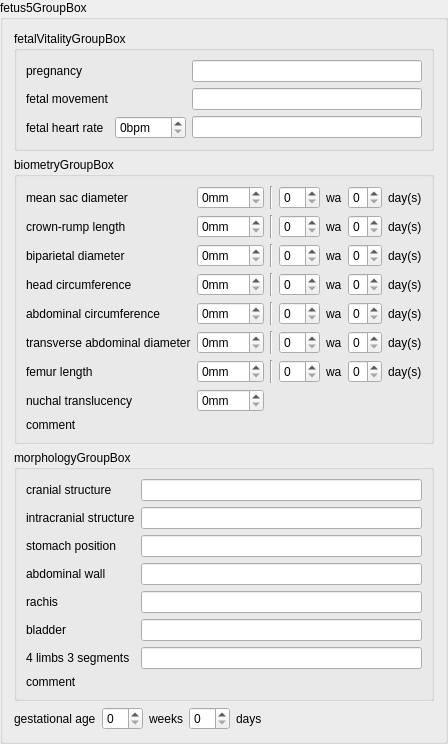
    <widget class="QGroupBox" name="fetus5GroupBox">
     <property name="enabled">
      <bool>true</bool>
     </property>
     <property name="title">
      <string>fetus5GroupBox</string>
     </property>
     <property name="flat">
      <bool>false</bool>
     </property>
     <layout class="QVBoxLayout" name="verticalLayout_26">
      <item>
       <widget class="QGroupBox" name="fetus5FetalVitalityGroupBox">
        <property name="title">
         <string>fetalVitalityGroupBox</string>
        </property>
        <layout class="QGridLayout" name="gridLayout_18">
         <item row="0" column="0">
          <widget class="QLabel" name="fetus5PregnancyLabel">
           <property name="text">
            <string>pregnancy</string>
           </property>
          </widget>
         </item>
         <item row="0" column="1">
          <layout class="QHBoxLayout" name="fetus5PregnancyRadioLayout"/>
         </item>
         <item row="0" column="2">
          <widget class="QLineEdit" name="fetus5PregnancyLineEdit"/>
         </item>
         <item row="1" column="0">
          <widget class="QLabel" name="fetus5FetalMovementLabel">
           <property name="text">
            <string>fetal movement</string>
           </property>
          </widget>
         </item>
         <item row="1" column="1">
          <layout class="QHBoxLayout" name="fetus5FetalMovementRadioLayout"/>
         </item>
         <item row="1" column="2">
          <widget class="QLineEdit" name="fetus5FetalMovementLineEdit"/>
         </item>
         <item row="2" column="0">
          <widget class="QLabel" name="fetus5FhrLabel">
           <property name="text">
            <string>fetal heart rate</string>
           </property>
          </widget>
         </item>
         <item row="2" column="1">
          <widget class="QSpinBox" name="fetus5FhrSpinBox">
           <property name="suffix">
            <string>bpm</string>
           </property>
           <property name="maximum">
            <number>999</number>
           </property>
          </widget>
         </item>
         <item row="2" column="2">
          <widget class="QLineEdit" name="fetus5FhrLineEdit"/>
         </item>
        </layout>
       </widget>
      </item>
      <item>
       <widget class="QGroupBox" name="fetus5BiometryGroupBox">
        <property name="title">
         <string>biometryGroupBox</string>
        </property>
        <layout class="QVBoxLayout" name="verticalLayout_27">
         <item>
          <layout class="QGridLayout" name="gridLayout_19">
           <item row="0" column="0">
            <widget class="QLabel" name="fetus5MeanSacDiameterLabel">
             <property name="text">
              <string>mean sac diameter</string>
             </property>
            </widget>
           </item>
           <item row="0" column="1">
            <widget class="QSpinBox" name="fetus5MeanSacDiameterSpinBox">
             <property name="suffix">
              <string>mm</string>
             </property>
             <property name="maximum">
              <number>999</number>
             </property>
            </widget>
           </item>
           <item row="0" column="2">
            <widget class="Line" name="line_31">
             <property name="orientation">
              <enum>Qt::Vertical</enum>
             </property>
            </widget>
           </item>
           <item row="0" column="3">
            <widget class="QSpinBox" name="fetus5MeanSacDiameterWeekSpinBox"/>
           </item>
           <item row="0" column="4">
            <widget class="QLabel" name="fetus5MeanSacDiameterWeekLabel">
             <property name="text">
              <string>wa</string>
             </property>
            </widget>
           </item>
           <item row="0" column="5">
            <widget class="QSpinBox" name="fetus5MeanSacDiameterDaySpinBox">
             <property name="maximum">
              <number>6</number>
             </property>
            </widget>
           </item>
           <item row="0" column="6">
            <widget class="QLabel" name="fetus5MeanSacDiameterDayLabel">
             <property name="text">
              <string>day(s)</string>
             </property>
            </widget>
           </item>
           <item row="1" column="0">
            <widget class="QLabel" name="fetus5CRLLabel">
             <property name="text">
              <string>crown-rump length</string>
             </property>
            </widget>
           </item>
           <item row="1" column="1">
            <widget class="QSpinBox" name="fetus5CRLSpinBox">
             <property name="suffix">
              <string>mm</string>
             </property>
             <property name="maximum">
              <number>999</number>
             </property>
            </widget>
           </item>
           <item row="1" column="2">
            <widget class="Line" name="line_32">
             <property name="orientation">
              <enum>Qt::Vertical</enum>
             </property>
            </widget>
           </item>
           <item row="1" column="3">
            <widget class="QSpinBox" name="fetus5CRLWeekSpinBox"/>
           </item>
           <item row="1" column="4">
            <widget class="QLabel" name="fetus5CRLWeekLabel">
             <property name="text">
              <string>wa</string>
             </property>
            </widget>
           </item>
           <item row="1" column="5">
            <widget class="QSpinBox" name="fetus5CRLDaySpinBox">
             <property name="maximum">
              <number>6</number>
             </property>
            </widget>
           </item>
           <item row="1" column="6">
            <widget class="QLabel" name="fetus5CRLDayLabel">
             <property name="text">
              <string>day(s)</string>
             </property>
            </widget>
           </item>
           <item row="2" column="0">
            <widget class="QLabel" name="fetus5BPDLabel">
             <property name="text">
              <string>biparietal diameter</string>
             </property>
            </widget>
           </item>
           <item row="2" column="1">
            <widget class="QSpinBox" name="fetus5BPDSpinBox">
             <property name="suffix">
              <string>mm</string>
             </property>
             <property name="maximum">
              <number>999</number>
             </property>
            </widget>
           </item>
           <item row="2" column="2">
            <widget class="Line" name="line_33">
             <property name="orientation">
              <enum>Qt::Vertical</enum>
             </property>
            </widget>
           </item>
           <item row="2" column="3">
            <widget class="QSpinBox" name="fetus5BPDWeekSpinBox"/>
           </item>
           <item row="2" column="4">
            <widget class="QLabel" name="fetus5BPDWeekLabel">
             <property name="text">
              <string>wa</string>
             </property>
            </widget>
           </item>
           <item row="2" column="5">
            <widget class="QSpinBox" name="fetus5BPDDaySpinBox">
             <property name="maximum">
              <number>6</number>
             </property>
            </widget>
           </item>
           <item row="2" column="6">
            <widget class="QLabel" name="label_10">
             <property name="text">
              <string>day(s)</string>
             </property>
            </widget>
           </item>
           <item row="3" column="0">
            <widget class="QLabel" name="fetus5HeadCircumferenceLabel">
             <property name="text">
              <string>head circumference</string>
             </property>
            </widget>
           </item>
           <item row="3" column="1">
            <widget class="QSpinBox" name="fetus5HeadCircumferenceSpinBox">
             <property name="suffix">
              <string>mm</string>
             </property>
             <property name="maximum">
              <number>999</number>
             </property>
            </widget>
           </item>
           <item row="3" column="2">
            <widget class="Line" name="line_34">
             <property name="orientation">
              <enum>Qt::Vertical</enum>
             </property>
            </widget>
           </item>
           <item row="3" column="3">
            <widget class="QSpinBox" name="fetus5HeadCircumferenceWeekSpinBox"/>
           </item>
           <item row="3" column="4">
            <widget class="QLabel" name="fetus5HeadCircumferenceWeekLabel">
             <property name="text">
              <string>wa</string>
             </property>
            </widget>
           </item>
           <item row="3" column="5">
            <widget class="QSpinBox" name="fetus5HeadCircumferenceDaysSpinBox">
             <property name="maximum">
              <number>6</number>
             </property>
            </widget>
           </item>
           <item row="3" column="6">
            <widget class="QLabel" name="fetus5HeadCircumferenceDayLabel">
             <property name="text">
              <string>day(s)</string>
             </property>
            </widget>
           </item>
           <item row="4" column="0">
            <widget class="QLabel" name="fetus5AbdominalCircumferenceLabel">
             <property name="text">
              <string>abdominal circumference</string>
             </property>
            </widget>
           </item>
           <item row="4" column="1">
            <widget class="QSpinBox" name="fetus5AbdominalCircumferenceSpinBox">
             <property name="suffix">
              <string>mm</string>
             </property>
             <property name="maximum">
              <number>999</number>
             </property>
            </widget>
           </item>
           <item row="4" column="2">
            <widget class="Line" name="line_35">
             <property name="orientation">
              <enum>Qt::Vertical</enum>
             </property>
            </widget>
           </item>
           <item row="4" column="3">
            <widget class="QSpinBox" name="fetus5AbdominalCircumferenceWeekSpinBox"/>
           </item>
           <item row="4" column="4">
            <widget class="QLabel" name="fetus5AbdominalCircumferenceWeekLabel">
             <property name="text">
              <string>wa</string>
             </property>
            </widget>
           </item>
           <item row="4" column="5">
            <widget class="QSpinBox" name="fetus5AbdominalCircumferenceDaySpinBox">
             <property name="maximum">
              <number>6</number>
             </property>
            </widget>
           </item>
           <item row="4" column="6">
            <widget class="QLabel" name="fetus5AbdominalCircumferenceDayLabel">
             <property name="text">
              <string>day(s)</string>
             </property>
            </widget>
           </item>
           <item row="5" column="0">
            <widget class="QLabel" name="fetus5TADLabel">
             <property name="text">
              <string>transverse abdominal diameter</string>
             </property>
            </widget>
           </item>
           <item row="5" column="1">
            <widget class="QSpinBox" name="fetus5TADSpinBox">
             <property name="suffix">
              <string>mm</string>
             </property>
             <property name="maximum">
              <number>999</number>
             </property>
            </widget>
           </item>
           <item row="5" column="2">
            <widget class="Line" name="line_36">
             <property name="orientation">
              <enum>Qt::Vertical</enum>
             </property>
            </widget>
           </item>
           <item row="5" column="3">
            <widget class="QSpinBox" name="fetus5TADWeekSpinBox"/>
           </item>
           <item row="5" column="4">
            <widget class="QLabel" name="fetus5TADWeekLabel">
             <property name="text">
              <string>wa</string>
             </property>
            </widget>
           </item>
           <item row="5" column="5">
            <widget class="QSpinBox" name="fetus5TADDaySpinBox">
             <property name="maximum">
              <number>6</number>
             </property>
            </widget>
           </item>
           <item row="5" column="6">
            <widget class="QLabel" name="fetus5TADDayLabel">
             <property name="text">
              <string>day(s)</string>
             </property>
            </widget>
           </item>
           <item row="6" column="0">
            <widget class="QLabel" name="fetus5FLLabel">
             <property name="text">
              <string>femur length</string>
             </property>
            </widget>
           </item>
           <item row="6" column="1">
            <widget class="QSpinBox" name="fetus5FLSpinBox">
             <property name="suffix">
              <string>mm</string>
             </property>
             <property name="maximum">
              <number>999</number>
             </property>
            </widget>
           </item>
           <item row="6" column="2">
            <widget class="Line" name="line_37">
             <property name="orientation">
              <enum>Qt::Vertical</enum>
             </property>
            </widget>
           </item>
           <item row="6" column="3">
            <widget class="QSpinBox" name="fetus5FLWeekSpinBox"/>
           </item>
           <item row="6" column="4">
            <widget class="QLabel" name="fetus5FLWeekLabel">
             <property name="text">
              <string>wa</string>
             </property>
            </widget>
           </item>
           <item row="6" column="5">
            <widget class="QSpinBox" name="fetus5FLDaySpinBox">
             <property name="maximum">
              <number>6</number>
             </property>
            </widget>
           </item>
           <item row="6" column="6">
            <widget class="QLabel" name="fetus5FLDayLabel">
             <property name="text">
              <string>day(s)</string>
             </property>
            </widget>
           </item>
           <item row="7" column="0">
            <widget class="QLabel" name="fetus5NuchalTranslucencyLabel">
             <property name="text">
              <string>nuchal translucency</string>
             </property>
            </widget>
           </item>
           <item row="7" column="1">
            <widget class="QSpinBox" name="fetus5NuchalTranslucencySpinBox">
             <property name="suffix">
              <string>mm</string>
             </property>
             <property name="maximum">
              <number>999</number>
             </property>
            </widget>
           </item>
          </layout>
         </item>
         <item>
          <layout class="QVBoxLayout" name="verticalLayout_28">
           <item>
            <widget class="QLabel" name="fetus5BiometryCommentLabel">
             <property name="text">
              <string>comment</string>
             </property>
            </widget>
           </item>
           <item>
            <layout class="QFormLayout" name="fetus5BiometryCommentFormLayout"/>
           </item>
          </layout>
         </item>
        </layout>
       </widget>
      </item>
      <item>
       <widget class="QGroupBox" name="fetus5MorphologyGroupBox">
        <property name="title">
         <string>morphologyGroupBox</string>
        </property>
        <layout class="QVBoxLayout" name="verticalLayout_29">
         <item>
          <layout class="QGridLayout" name="gridLayout_20">
           <item row="0" column="0">
            <widget class="QLabel" name="fetus5CranialStructureLabel">
             <property name="text">
              <string>cranial structure</string>
             </property>
            </widget>
           </item>
           <item row="0" column="1">
            <layout class="QHBoxLayout" name="fetus5CranialStructureRadioLayout"/>
           </item>
           <item row="0" column="2">
            <widget class="QLineEdit" name="fetus5CranialStructureLineEdit"/>
           </item>
           <item row="1" column="0">
            <widget class="QLabel" name="fetus5IntracranialStructureLabel">
             <property name="text">
              <string>intracranial structure</string>
             </property>
            </widget>
           </item>
           <item row="1" column="1">
            <layout class="QHBoxLayout" name="fetus5IntracranialStructureRadioLayout"/>
           </item>
           <item row="1" column="2">
            <widget class="QLineEdit" name="fetus5IntracranialStructureLineEdit"/>
           </item>
           <item row="2" column="0">
            <widget class="QLabel" name="fetus5StomachPositionLabel">
             <property name="text">
              <string>stomach position</string>
             </property>
            </widget>
           </item>
           <item row="2" column="1">
            <layout class="QHBoxLayout" name="fetus5StomachPositionRadioLayout"/>
           </item>
           <item row="2" column="2">
            <widget class="QLineEdit" name="fetus5StomachPositionLineEdit"/>
           </item>
           <item row="3" column="0">
            <widget class="QLabel" name="fetus5AbdominalWallLabel">
             <property name="text">
              <string>abdominal wall</string>
             </property>
            </widget>
           </item>
           <item row="3" column="1">
            <layout class="QHBoxLayout" name="fetus5AbdominalWallRadioLayout"/>
           </item>
           <item row="3" column="2">
            <widget class="QLineEdit" name="fetus5AbdominalWallLineEdit"/>
           </item>
           <item row="4" column="0">
            <widget class="QLabel" name="fetus5RachisLabel">
             <property name="text">
              <string>rachis</string>
             </property>
            </widget>
           </item>
           <item row="4" column="1">
            <layout class="QHBoxLayout" name="fetus5RachisRadioLayout"/>
           </item>
           <item row="4" column="2">
            <widget class="QLineEdit" name="fetus5RachisLineEdit"/>
           </item>
           <item row="5" column="0">
            <widget class="QLabel" name="fetus5BladderLabel">
             <property name="text">
              <string>bladder</string>
             </property>
            </widget>
           </item>
           <item row="5" column="1">
            <layout class="QHBoxLayout" name="fetus5BladderRadioLayout"/>
           </item>
           <item row="5" column="2">
            <widget class="QLineEdit" name="fetus5BladderLineEdit"/>
           </item>
           <item row="6" column="0">
            <widget class="QLabel" name="fetus5LimbsLabel">
             <property name="text">
              <string>4 limbs 3 segments</string>
             </property>
            </widget>
           </item>
           <item row="6" column="1">
            <layout class="QHBoxLayout" name="fetus5LimbsRadioLayout"/>
           </item>
           <item row="6" column="2">
            <widget class="QLineEdit" name="fetus5LimbsLineEdit"/>
           </item>
          </layout>
         </item>
         <item>
          <layout class="QVBoxLayout" name="verticalLayout_30">
           <item>
            <widget class="QLabel" name="fetus5MorphologyCommentLabel">
             <property name="text">
              <string>comment</string>
             </property>
            </widget>
           </item>
           <item>
            <layout class="QFormLayout" name="fetus5MorphologyCommentFormLayout"/>
           </item>
          </layout>
         </item>
        </layout>
       </widget>
      </item>
      <item>
       <layout class="QHBoxLayout" name="horizontalLayout_22">
        <item>
         <widget class="QLabel" name="fetus5UsGestationalAgeHelpTextLabel">
          <property name="text">
           <string>gestational age</string>
          </property>
         </widget>
        </item>
        <item>
         <widget class="QSpinBox" name="fetus5UsGestationalAgeWeekSpinBox"/>
        </item>
        <item>
         <widget class="QLabel" name="fetus5UsGestationalAgeWeekLabel">
          <property name="text">
           <string>weeks</string>
          </property>
         </widget>
        </item>
        <item>
         <widget class="QSpinBox" name="fetus5UsGestationalAgeDaySpinBox"/>
        </item>
        <item>
         <widget class="QLabel" name="fetus5UsGestationalAgeDayLabel">
          <property name="text">
           <string>days</string>
          </property>
         </widget>
        </item>
        <item>
         <spacer name="horizontalSpacer_8">
          <property name="orientation">
           <enum>Qt::Horizontal</enum>
          </property>
          <property name="sizeHint" stdset="0">
           <size>
            <width>40</width>
            <height>20</height>
           </size>
          </property>
         </spacer>
        </item>
       </layout>
      </item>
     </layout>
    </widget>
